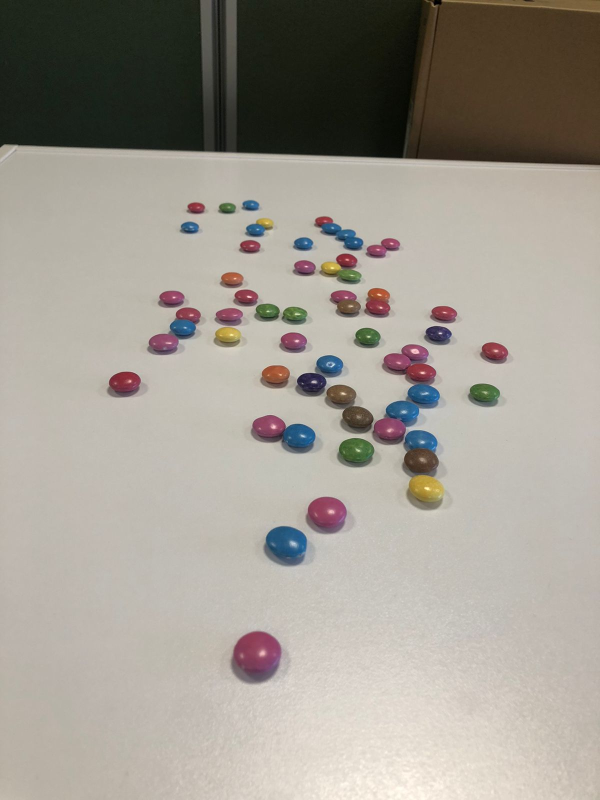
#> input picture Stereo_Vision/Images/Smarties_left.jpg, 1200 x 1600 px, found by its file name (shown at 1/2 size)
$ python Stereo_Vision.py   (older library calls are emulated)
#> lines starting #> are read from the running program, lines starting #| are printed output that depends on the picture
import cv2
import numpy as np

def update_disparity_map(block_size, num_disparities):
    # Ensure the number of disparities is divisible by 16
    if num_disparities % 16 != 0:
        num_disparities = (num_disparities // 16) * 16

    # Create a StereoBM object for disparity calculation
    stereo = cv2.StereoBM_create(numDisparities=num_disparities, blockSize=block_size)

    # Compute the disparity map
    disparity_map = stereo.compute(left_image, right_image)

    # Normalize the disparity map for better visualization
    disparity_map_normalized = cv2.normalize(disparity_map, None, alpha=0, beta=255, norm_type=cv2.NORM_MINMAX, dtype=cv2.CV_8U)

    # Display the disparity map with updated parameters
    cv2.imshow('result', disparity_map_normalized)
    cv2.imshow('image', right_image)

def on_block_size_change(value):
    block_size = 2 * value + 5
    update_disparity_map(block_size, num_disparities)

def on_num_disparities_change(value):
    num_disparities = 16 * value
    update_disparity_map(block_size, num_disparities)

# Load the left and right stereo images
left_image = cv2.imread('Stereo_Vision\Images\Smarties_left.jpg', 0)  # Read grayscale image
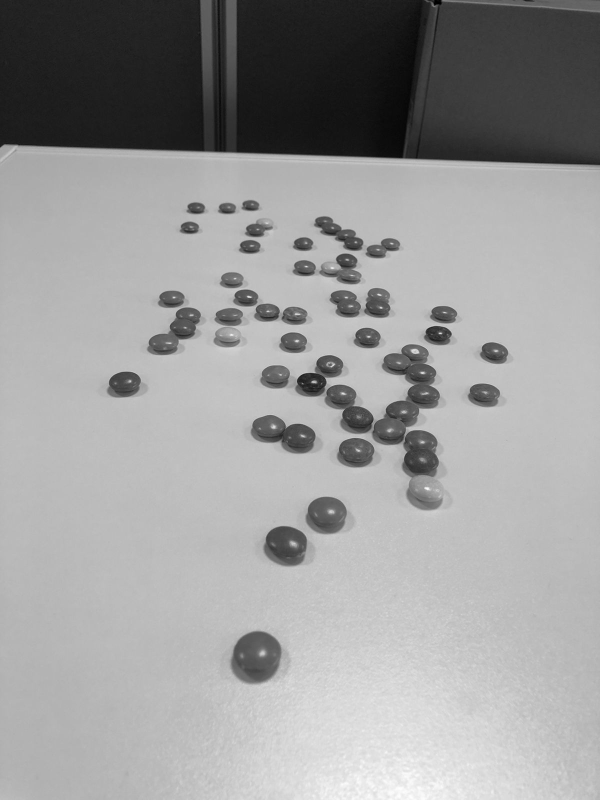
#> left_image: shape (1600, 1200) (shown at 1/2 size); min 0, max 255, mean 155.1
right_image = cv2.imread('Stereo_Vision\Images\Smarties_right.jpg', 0)  # Read grayscale image
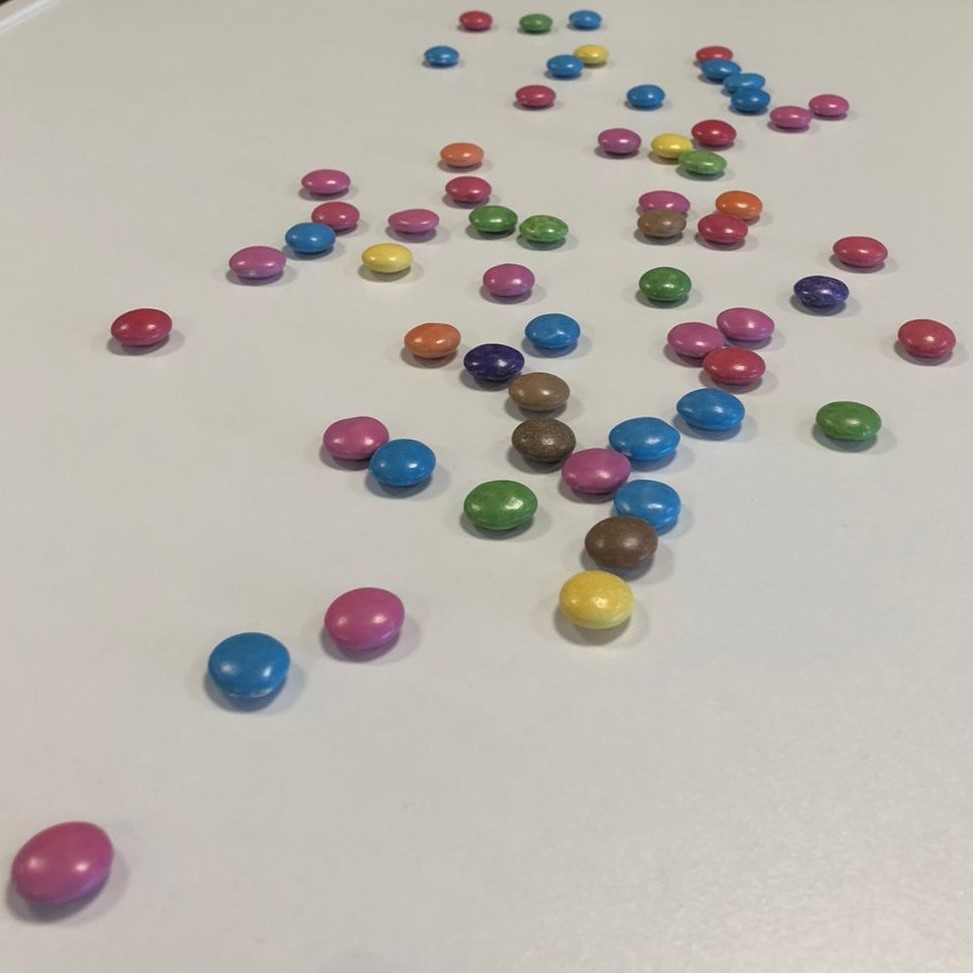
#> input picture Stereo_Vision/Images/Smarties_right.jpg, 973 x 973 px, found by its file name
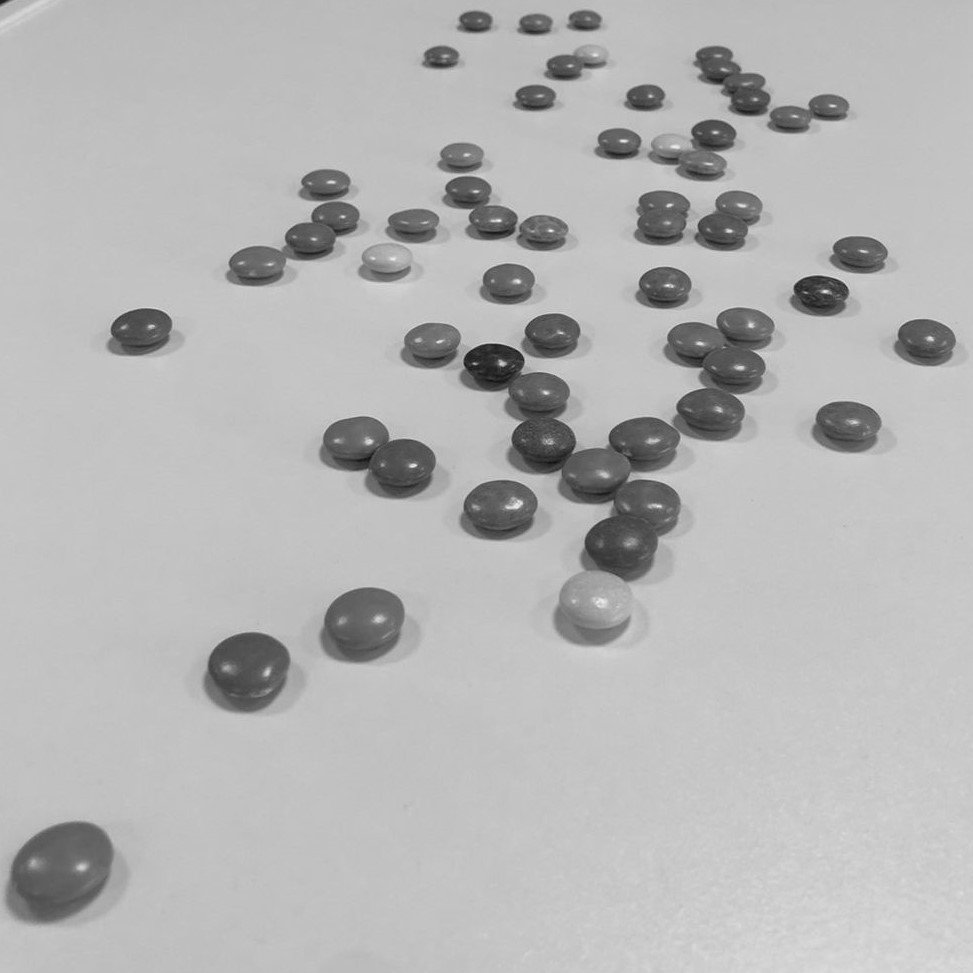
#> right_image: shape (973, 973); min 18, max 247, mean 181.6

# Check if the images have different sizes
if left_image.shape != right_image.shape:
    # Resize the images to a common size
    width = min(left_image.shape[1], right_image.shape[1])
#> width = 973
    height = min(left_image.shape[0], right_image.shape[0])
#> height = 973
    left_image = cv2.resize(left_image, (width, height))
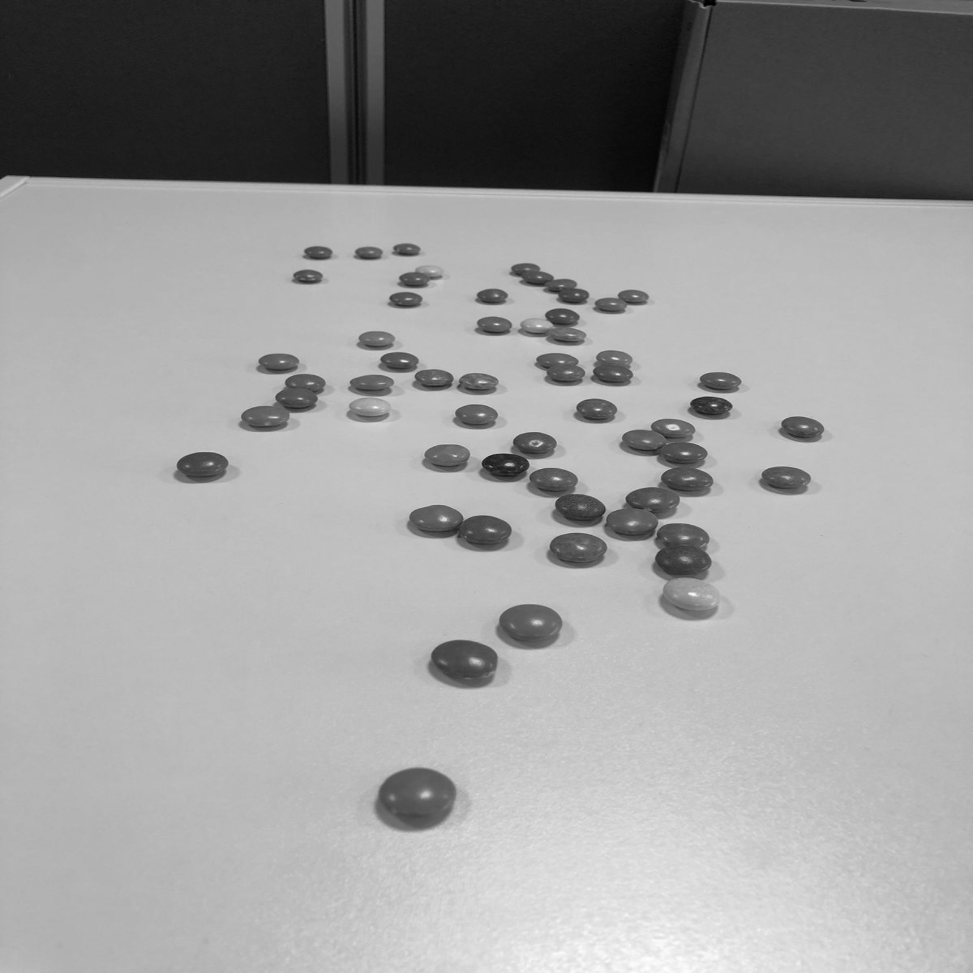
#> left_image: shape (973, 973); min 0, max 254, mean 155
    right_image = cv2.resize(right_image, (width, height))

# Set the initial values for block size and number of disparities
initial_block_size = 5
initial_num_disparities = 4

# Initialize the block size and number of disparities
block_size = 2 * initial_block_size + 5
num_disparities = 16 * initial_num_disparities

# Create a window for displaying the disparity map
cv2.namedWindow('Disparity Map')

# Create trackbars for adjusting the block size and number of disparities
cv2.createTrackbar('Block Size', 'Disparity Map', initial_block_size, 25, on_block_size_change)
cv2.createTrackbar('Num Disparities', 'Disparity Map', initial_num_disparities, 20, on_num_disparities_change)

# Initially compute and display the disparity map
update_disparity_map(block_size, num_disparities)
#> in update_disparity_map, `disparity_map = stereo.compute(left_image, right_image)`:
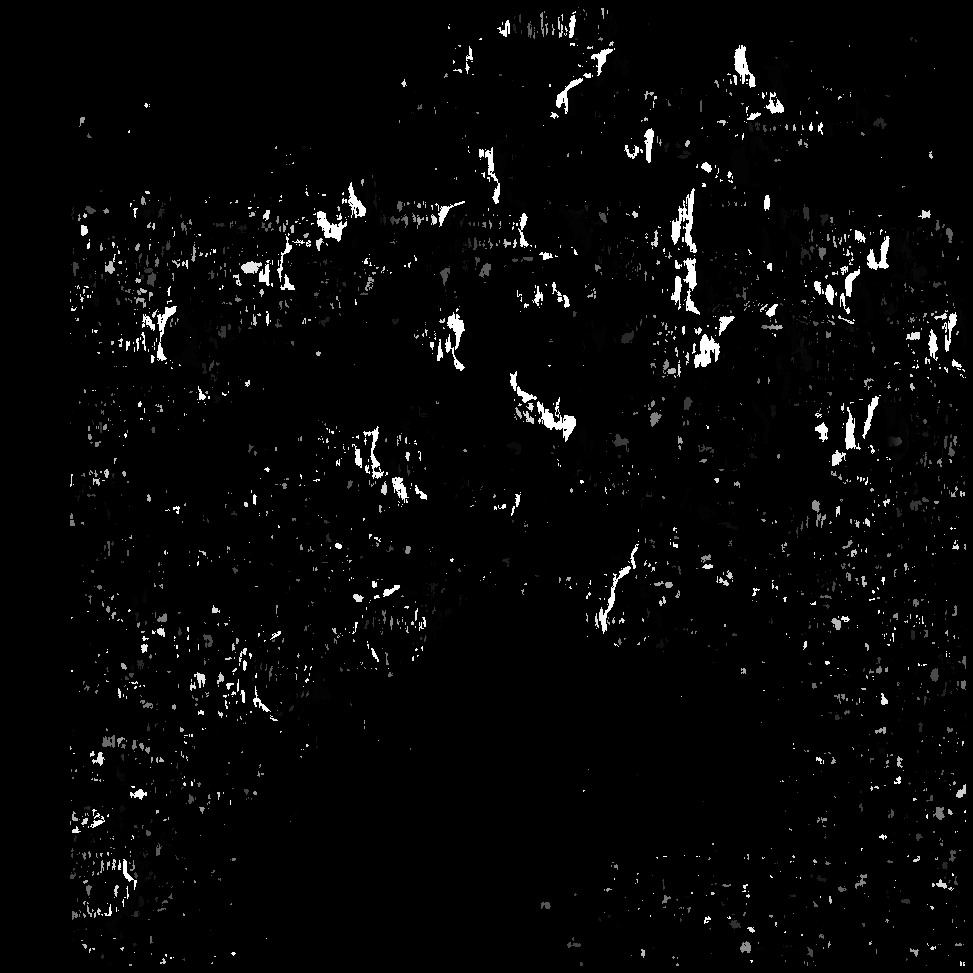
#> disparity_map: shape (973, 973) int16; min -16, max 1008, mean 10.9; drawn with min black and max white

# Wait for the ESC key to be pressed
while cv2.waitKey(1) != 27:
#> (key Esc is pressed here)
    pass

cv2.destroyAllWindows()
